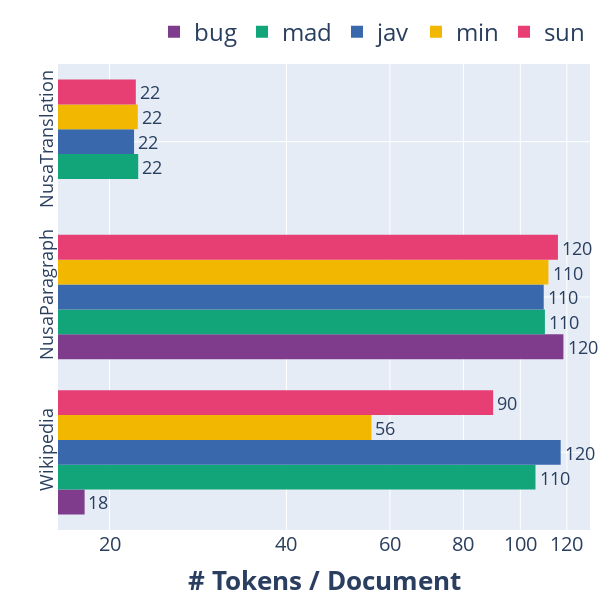

Notebook cell for this chart:
### Code cell
fig = px.histogram(token_per_docs_df, x="tokens_per_doc", y="type",
    color='lang', barmode='group', orientation='h', text_auto=".2s",
    color_discrete_sequence=px.colors.qualitative.Bold,
    height=400)
fig.update_traces(textfont_size=22, textangle=0, textposition="outside", cliponaxis=False)
fig.update_layout(
    xaxis=dict(
        title='<b># Tokens / Document</b>',
        gridcolor='white',
        type='log',
        gridwidth=1,
        titlefont=dict(size=26),
        tickfont_size=20,
    ),
    yaxis=dict(
        gridcolor='white',
        gridwidth=1,
        titlefont=dict(size=26),
        tickfont_size=18,
        tickangle=-90,
        title="",
    ),
    legend=dict(
        font=dict(size=24),
        orientation="h",
        yanchor="bottom",
        y=1.02,
        xanchor="right",
        x=1,
        title="",
        itemsizing="constant",
    ),
    margin=dict(l=10, r=10, t=10, b=10),
    height=600, width=600, title_text="")
fig.show()

### Figure 1 — Plotly figure (JSON) as saved in the notebook; plotly's stock layout.template omitted (floating-point values rounded to 4 significant figures)
{"data": [{"alignmentgroup": "True", "bingroup": "y", "cliponaxis": false, "histfunc": "sum", "hovertemplate": "lang=bug<br>sum of tokens_per_doc=%{x}<br>type=%{y}<extra></extra>", "legendgroup": "bug", "marker": {"color": "rgb(127, 60, 141)", "pattern": {"shape": ""}}, "name": "bug", "offsetgroup": "bug", "orientation": "h", "showlegend": true, "textangle": 0, "textfont": {"size": 22}, "textposition": "outside", "texttemplate": "%{value:.2s}", "type": "histogram", "x": [18.14, 118.4, 0], "xaxis": "x", "y": ["Wikipedia", "NusaParagraph", "NusaTranslation"], "yaxis": "y"}, {"alignmentgroup": "True", "bingroup": "y", "cliponaxis": false, "histfunc": "sum", "hovertemplate": "lang=mad<br>sum of tokens_per_doc=%{x}<br>type=%{y}<extra></extra>", "legendgroup": "mad", "marker": {"color": "rgb(17, 165, 121)", "pattern": {"shape": ""}}, "name": "mad", "offsetgroup": "mad", "orientation": "h", "showlegend": true, "textangle": 0, "textfont": {"size": 22}, "textposition": "outside", "texttemplate": "%{value:.2s}", "type": "histogram", "x": [106.1, 110.1, 22.38], "xaxis": "x", "y": ["Wikipedia", "NusaParagraph", "NusaTranslation"], "yaxis": "y"}, {"alignmentgroup": "True", "bingroup": "y", "cliponaxis": false, "histfunc": "sum", "hovertemplate": "lang=jav<br>sum of tokens_per_doc=%{x}<br>type=%{y}<extra></extra>", "legendgroup": "jav", "marker": {"color": "rgb(57, 105, 172)", "pattern": {"shape": ""}}, "name": "jav", "offsetgroup": "jav", "orientation": "h", "showlegend": true, "textangle": 0, "textfont": {"size": 22}, "textposition": "outside", "texttemplate": "%{value:.2s}", "type": "histogram", "x": [117.1, 109.6, 22.02], "xaxis": "x", "y": ["Wikipedia", "NusaParagraph", "NusaTranslation"], "yaxis": "y"}, {"alignmentgroup": "True", "bingroup": "y", "cliponaxis": false, "histfunc": "sum", "hovertemplate": "lang=min<br>sum of tokens_per_doc=%{x}<br>type=%{y}<extra></extra>", "legendgroup": "min", "marker": {"color": "rgb(242, 183, 1)", "pattern": {"shape": ""}}, "name": "min", "offsetgroup": "min", "orientation": "h", "showlegend": true, "textangle": 0, "textfont": {"size": 22}, "textposition": "outside", "texttemplate": "%{value:.2s}", "type": "histogram", "x": [55.8, 111.6, 22.34], "xaxis": "x", "y": ["Wikipedia", "NusaParagraph", "NusaTranslation"], "yaxis": "y"}, {"alignmentgroup": "True", "bingroup": "y", "cliponaxis": false, "histfunc": "sum", "hovertemplate": "lang=sun<br>sum of tokens_per_doc=%{x}<br>type=%{y}<extra></extra>", "legendgroup": "sun", "marker": {"color": "rgb(231, 63, 116)", "pattern": {"shape": ""}}, "name": "sun", "offsetgroup": "sun", "orientation": "h", "showlegend": true, "textangle": 0, "textfont": {"size": 22}, "textposition": "outside", "texttemplate": "%{value:.2s}", "type": "histogram", "x": [89.91, 115.9, 22.17], "xaxis": "x", "y": ["Wikipedia", "NusaParagraph", "NusaTranslation"], "yaxis": "y"}], "layout": {"barmode": "group", "height": 600, "legend": {"font": {"size": 24}, "itemsizing": "constant", "orientation": "h", "title": {"text": ""}, "tracegroupgap": 0, "x": 1, "xanchor": "right", "y": 1.02, "yanchor": "bottom"}, "margin": {"b": 10, "l": 10, "r": 10, "t": 10}, "title": {"text": ""}, "width": 600, "xaxis": {"anchor": "y", "autorange": true, "domain": [0, 1], "gridcolor": "white", "gridwidth": 1, "range": [1.213, 2.119], "tickfont": {"size": 20}, "title": {"font": {"size": 26}, "text": "<b># Tokens / Document</b>"}, "type": "log"}, "yaxis": {"anchor": "x", "autorange": true, "domain": [0, 1], "gridcolor": "white", "gridwidth": 1, "range": [-0.5, 2.5], "tickangle": -90, "tickfont": {"size": 18}, "title": {"text": ""}, "type": "category"}}}
